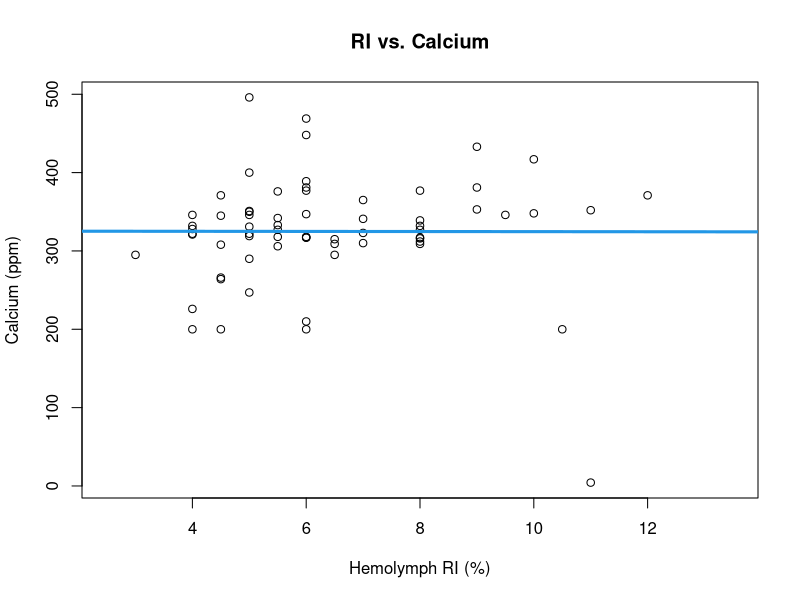
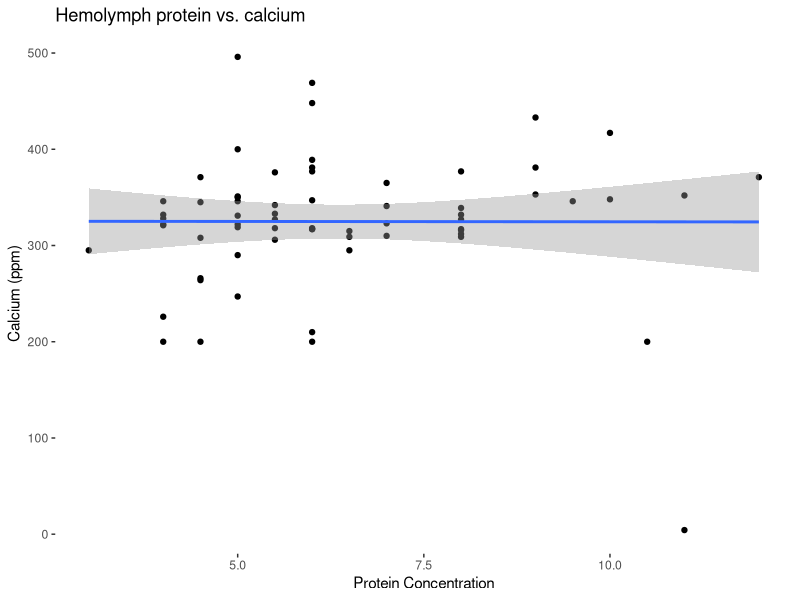
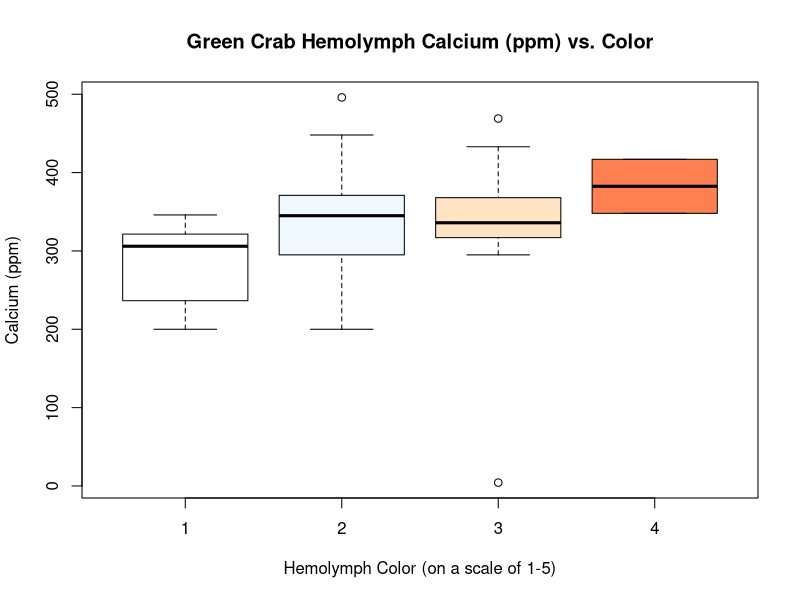

Here is the R script that generated these plots, in order:
## ---- chunk 1

# read in relevant documents for this data
# preliminary data used for calcium etc.
gc_dat <- read.csv("../data/prelim_gc_data.csv")

# updated with full data set 2023-01-06

gc_dat_fin <- read.csv("../data/Condo_Data_Raw_CML_WEL_1_6_23.csv")

gc_dat_fin$hemo_col <- factor(gc_dat_fin$hemo_col,
                           levels = c('1', '2', '3', '4', '5'))

gc_dat_fin$hemo_col <- as.factor(gc_dat_fin$hemo_col)

gc_dat_fin$hemo_ri <- as.numeric(gc_dat_fin$hemo_ri)

# data reclassification to avoid errors later

# libraries for data visualization
library(ggplot2)
library(dplyr)
library(gridExtra)
library(scatterplot3d)
library(MASS)

## ---- chunk 2

plot(Ca ~ RI, data = gc_dat, main = "RI vs. Calcium",
      xlab = "Hemolymph RI (%)", ylab = "Calcium (ppm)")
abline(lm (Ca ~ RI, data = gc_dat), col = 4, lwd = 3)

# correlation plot to look at RI vs. Calcium
# doesn't appear to be a trend

## ---- chunk 3

gc_dat %>% 
        # pipes molt data into ggplot
  ggplot(aes(x = RI, y = Ca)) + 
        # populates plot with hemo ri and ca info
    geom_point() + geom_smooth(method=lm) + 
        # specifies type of plot -- linear model with 95 percent confidence
        xlab("Protein Concentration") + 
        ylab ("Calcium (ppm)") +
        ggtitle("Hemolymph protein vs. calcium") +
        # renames x and y labels and title
      xlim(3, 12) + 
        # specifies x axis between 3 and 12 for more clear visualization
      theme(panel.grid.major = element_blank(),
              panel.grid.minor = element_blank(), 
              panel.background = element_blank())

## ---- chunk 4

ca_ri_mod <- lm(Ca ~ RI, data = gc_dat)
nobs(ca_ri_mod) # tells that there are 127 observations used in this model
summary(ca_ri_mod)
anova(ca_ri_mod) # standard anova
car::Anova(ca_ri_mod, type = 3) # type 3 anova for significance testing

# taken from all during molt cycle, leading to lots of variation
# pointing to trend; small r^2 due to assessing crabs at different times of
# molt cycle
## ---- chunk 5

boxplot(Ca ~ Color, data = gc_dat, 
      main = "Green Crab Hemolymph Calcium (ppm) vs. Color",
      xlab = "Hemolymph Color (on a scale of 1-5)",
      ylab = "Calcium (ppm)",
      col= c('white', 'aliceblue', 'bisque', 'coral'))

# appears that calcium increases as hemolymph color darkens
## ---- chunk 6

ri_col_mod = lm(Color ~ RI + Ca + RI:Ca, data = gc_dat)
# model for analyzing the effect of ri and ca on color, as well as the
# interaction between the two

summary(ri_col_mod)
anova(ri_col_mod)
car::Anova(ri_col_mod, type = 3)

car::Anova(lm(Color ~ Ca, data = gc_dat), type = 3)
car::Anova(lm(Color ~ RI, data = gc_dat), type = 3)
# interaction model to assess whether or not hemolymph color is altered by
# the interaction between RI and Ca
## ---- chunk 7

fcol_fin <- factor(gc_dat_fin$hemo_col)
# color is on a scale of 1-5; appears as "numeric"; categorical factor

ri_col_aov_fin <- aov (hemo_ri ~ fcol_fin, data=gc_dat_fin)
summary(ri_col_aov_fin)
# type 1 aov used for Tukey test
# tests between categories: is 1 dif. than 2, etc.

TukeyHSD(ri_col_aov_fin, conf.level = 0.95) 
## ---- chunk 8

fcol <- factor(gc_dat$Color)
# color is on a scale of 1-5; appears as "numeric"; categorical factor

ri_ca_aov <- aov (Ca ~ fcol, data=gc_dat)
summary(ri_ca_aov)
# type 1 aov used for Tukey test
# tests between categories: is 1 dif. than 2, etc.

TukeyHSD(ri_ca_aov, conf.level = 0.95) 
# run tukey model
# 2-1, 3-1, 4-1 are significantly different; other categories are the same
